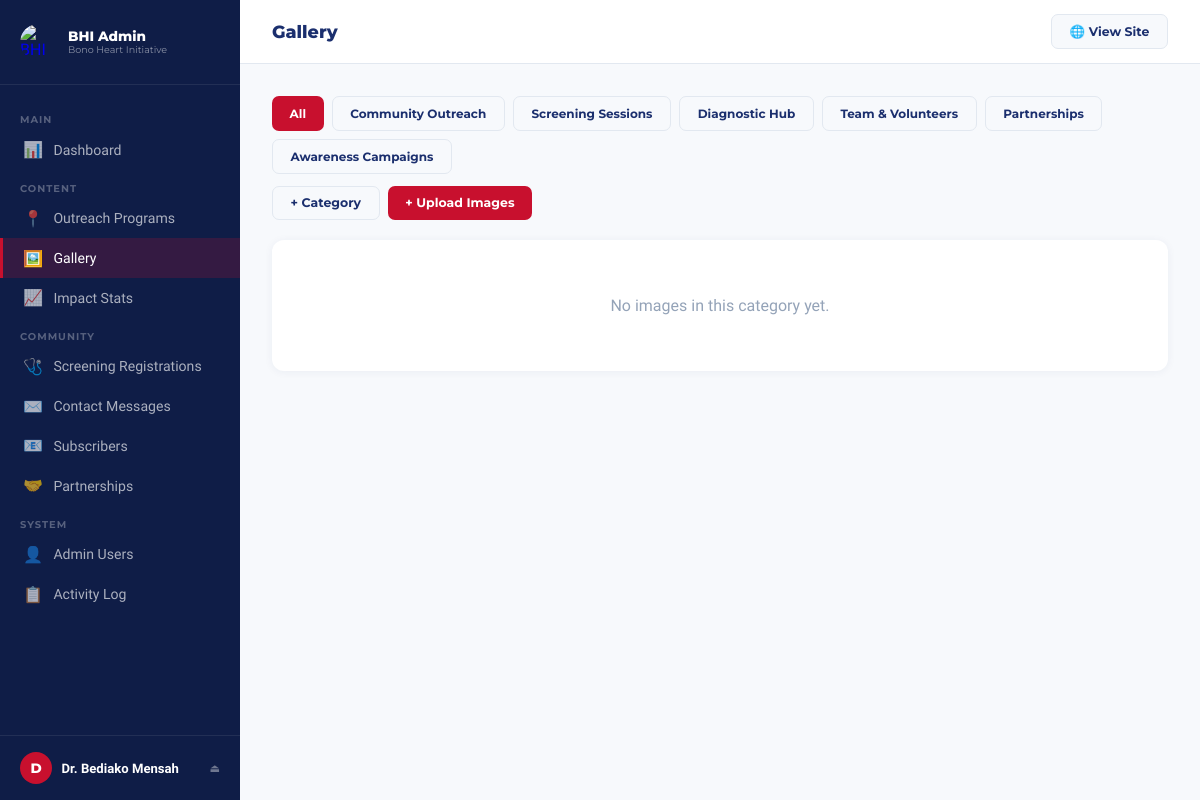
Page /admin/gallery.php (signed in) on the committed database.
### tables this page shows
CREATE TABLE IF NOT EXISTS gallery_categories (
  id         INT UNSIGNED AUTO_INCREMENT PRIMARY KEY,
  name       VARCHAR(100) NOT NULL,
  slug       VARCHAR(100) NOT NULL UNIQUE,
  sort_order TINYINT UNSIGNED DEFAULT 0,
  created_at DATETIME NOT NULL DEFAULT CURRENT_TIMESTAMP
);

### includes/helpers.php (called while the page is built, shortened)
<?php
function get_param(string $key, string $default = ''): string {
    return isset($_GET[$key]) ? trim($_GET[$key]) : $default;
}
function paginate(int $total, int $page, int $per_page = 12): array {
    $total_pages = max(1, (int) ceil($total / $per_page));
    $page        = max(1, min($page, $total_pages));
    $offset      = ($page - 1) * $per_page;
    return compact('total', 'page', 'per_page', 'total_pages', 'offset');
}

### includes/Database.php (called while the page is built, shortened)
<?php
class Database {
    private static ?PDO $instance = null;
    public static function get(): PDO {
        if (self::$instance === null) {
            $dsn = sprintf(
                'mysql:host=%s;port=%s;dbname=%s;charset=%s',
                DB_HOST, DB_PORT, DB_NAME, DB_CHARSET
            );
            try {
                self::$instance = new PDO($dsn, DB_USER, DB_PASS, [
                    PDO::ATTR_ERRMODE            => PDO::ERRMODE_EXCEPTION,
                    PDO::ATTR_DEFAULT_FETCH_MODE => PDO::FETCH_ASSOC,
                    PDO::ATTR_EMULATE_PREPARES   => false,
                ]);
            } catch (PDOException $e) {
                http_response_code(500);
                die(json_encode([
                    'success' => false,
                    'message' => 'Database connection failed. Please try again later.'
                ]));
            }
        }
        return self::$instance;
    }
    public static function fetchAll(string $sql, array $params = []): array {
        $stmt = self::get()->prepare($sql);
        $stmt->execute($params);
        return $stmt->fetchAll();
    }
    public static function fetchOne(string $sql, array $params = []): ?array {
        $stmt = self::get()->prepare($sql);
        $stmt->execute($params);
        $row = $stmt->fetch();
        return $row ?: null;
    }
}

### admin/gallery.php (the view, shortened to what this page needs)
<?php
require_once dirname(__DIR__) . '/includes/Database.php';
require_once dirname(__DIR__) . '/includes/helpers.php';
$categories = Database::fetchAll("SELECT * FROM gallery_categories ORDER BY sort_order");
$filter_cat = (int) get_param('category_id');
$page = max(1,(int)get_param('page','1'));
$where = $filter_cat ? "WHERE gi.category_id = $filter_cat" : "";
$total = Database::fetchOne("SELECT COUNT(*) AS n FROM gallery_images gi $where")['n'] ?? 0;
$pag = paginate((int)$total, $page, 16);
$images = Database::fetchAll(
    "SELECT gi.*, gc.name AS category_name
     FROM gallery_images gi
     JOIN gallery_categories gc ON gc.id = gi.category_id
     $where
     ORDER BY gi.created_at DESC
     LIMIT {$pag['per_page']} OFFSET {$pag['offset']}"
);
require_once 'partials/header.php';
?>
<div style="display:flex;justify-content:space-between;align-items:center;margin-bottom:1.25rem;flex-wrap:wrap;gap:.75rem">
  <div style="display:flex;gap:.5rem;flex-wrap:wrap">
    <a href="?" class="btn <?= !$filter_cat?'btn-primary':'btn-secondary' ?>" style="font-size:.75rem">All</a>
    <?php foreach ($categories as $c): ?>
      <a href="?category_id=<?= $c['id'] ?>" class="btn <?= $filter_cat===$c['id']?'btn-primary':'btn-secondary' ?>" style="font-size:.75rem"><?= htmlspecialchars($c['name']) ?></a>
    <?php endforeach; ?>
  </div>
  <div style="display:flex;gap:.5rem">
    <button class="btn btn-secondary" onclick="openModal('modal-cat')">+ Category</button>
    <button class="btn btn-primary" onclick="openModal('modal-upload')">+ Upload Images</button>
  </div>
</div>
<div class="card">
  <?php if (!$images): ?><p style="color:#94a3b8;padding:2rem;text-align:center">No images in this category yet.</p><?php endif; ?>
</div>
<?php require_once 'partials/footer.php'; ?>

### admin/partials/header.php (style rules this page uses)
:root { --navy:#1B2F6E;--navy-dk:#0f1d47;--red:#C8102E;--gold:#E6A817;--bg:#F7F9FC;--border:#e2e8f0;--txt:#1E293B;--mid:#475569;--light:#94a3b8;--success:#2E8B57 }
* { box-sizing:border-box;margin:0;padding:0 }
body { font-family:'Source Sans 3',sans-serif;background:var(--bg);color:var(--txt);display:flex;min-height:100vh }
.btn { display:inline-flex;align-items:center;gap:.4rem;padding:.55rem 1.1rem;border-radius:7px;font-family:'Montserrat',sans-serif;font-size:.78rem;font-weight:700;cursor:pointer;border:none;text-decoration:none;transition:all .15s }
.btn-primary { background:var(--red);color:#fff }
.btn-secondary { background:var(--bg);color:var(--navy);border:1.5px solid var(--border) }
.card { background:#fff;border-radius:12px;padding:1.5rem;box-shadow:0 1px 8px rgba(27,47,110,.06) }

### rows in the picture
gallery_categories: name "Community Outreach"
gallery_categories: name "Screening Sessions"
gallery_categories: name "Diagnostic Hub"
gallery_categories: name "Team & Volunteers"
gallery_categories: name "Partnerships"
gallery_categories: name "Awareness Campaigns"

### other values in the picture
substr($admin['name'],0,1) "D"
$admin['name'] "Dr. Bediako Mensah"
$page_title "Gallery"
